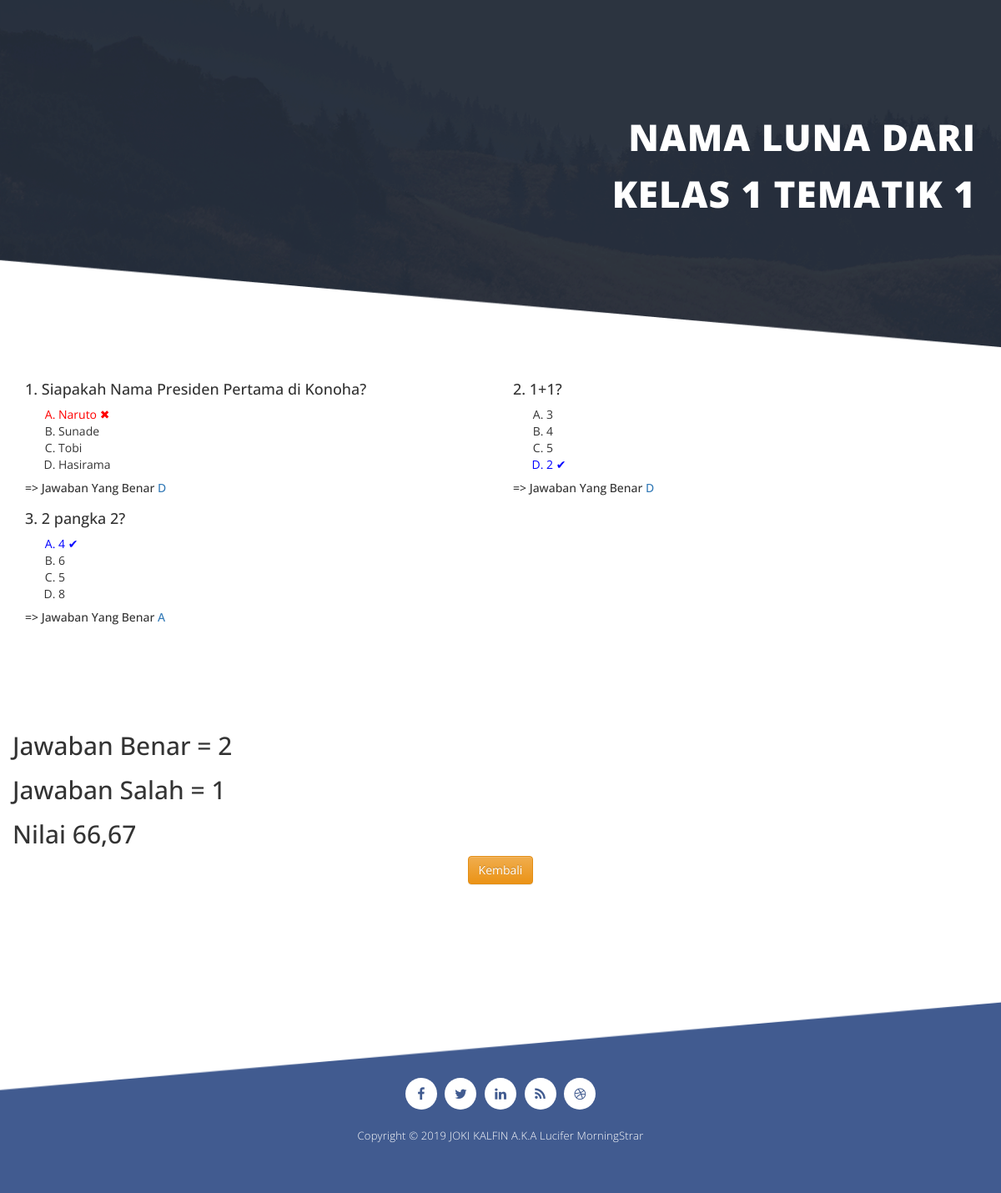
The page /lihatdetailnilai.php?kelas=1&tematik=1&id_nilai=3454 on the database its author committed.
### tables this page shows
CREATE TABLE `tb_soalkelas` (
  `id_soal` int(10) NOT NULL,
  `kelas` int(1) NOT NULL,
  `tematik` int(1) NOT NULL,
  `pertanyaan` text NOT NULL,
  `a` varchar(100) NOT NULL,
  `b` varchar(100) NOT NULL,
  `c` varchar(100) NOT NULL,
  `d` varchar(100) NOT NULL,
  `jawaban` text NOT NULL
);

### lihatdetailnilai.php (the view, shortened to what this page needs)
<!doctype html>
 <html class="no-js" lang="">
    <head>
        <link rel="stylesheet" href="css/bootstrap.min.css">
        <link rel="stylesheet" href="css/bootstrap-theme.min.css">
        <link rel="stylesheet" href="css/fontAwesome.css">
        <link rel="stylesheet" href="css/tooplate-style.css">
    </head>
    <body>
<?php
  $tematik = $_GET['tematik'];
  $kelas = $_GET['kelas'];
  $id_nilai = $_GET['id_nilai'];
  include "koneksi.php";
?>
    <section class="first-gallery-section">
          <div class="container">
            <div class="row">
              <div class="col-md-12">
                <div class="text-content">
                  <h2>Nama Luna dari </h2>
                <h2>Kelas <?=$kelas?> Tematik <?=$tematik?></h2>
                </div>
              </div>
            </div>
          </div>
        </section>
        <?php
          $jawaban_siswa = 0;
          $data_nilai = mysqli_query($koneksi,"SELECT * FROM tb_nilai_siswa where id_nilai = ".$id_nilai."");
          foreach($data_nilai as $d_n){
          $jawaban_siswa = (array)json_decode($d_n['jawaban_siswa']);
          }
         ?>
        <?php
        $data_kelas = mysqli_query($koneksi,"SELECT * FROM tb_soalkelas where kelas=".$kelas." && tematik=".$tematik."");
         ?>
        <div class="content-wrapper">
          <form method="POST" action="simpan_jawaban.php" enctype="multipart/form-data">
          <div class="container">
          <div class="row" >
              <?php
              $no = 0;
              foreach($data_kelas as $lokasi => $d_k){ $no++;
                $jawaban = $jawaban_siswa[$d_k['id_soal']];
                ?>
              <div class="col-md-6 text-left">
                <h4><?=$no?>. <?=$d_k['pertanyaan']?></h4>
                    <ol type='A'>
                      <?php if($jawaban == 'a' && $d_k['jawaban'] == 'a'){?>
                        <li style="color:blue"> <?=$d_k['a']?> &#10004;</li>
                      <?php }else if($jawaban == 'a' && $d_k['jawaban'] != 'a'){?>
                        <li style="color:red"> <?=$d_k['a']?> &#10006;</li>
                      <?php }else{?>
                        <li> <?=$d_k['a']?></li>
                      <?php }?>
                      <?php if($jawaban == 'b' && $d_k['jawaban'] == 'b'){?>
                        <li style="color:blue"> <?=$d_k['b']?> &#10004;</li>
                      <?php }else if($jawaban == 'b' && $d_k['jawaban'] != 'b'){?>
                        <li style="color:red"> <?=$d_k['b']?> &#10006;</li>
                      <?php }else{?>
                        <li> <?=$d_k['b']?></li>
                      <?php }?>
                      <?php if($jawaban == 'c' && $d_k['jawaban'] == 'c'){?>
                        <li style="color:blue"> <?=$d_k['c']?> &#10004;</li>
                      <?php }else if($jawaban == 'c' && $d_k['jawaban'] != 'c'){?>
                        <li style="color:red"> <?=$d_k['c']?> &#10006;</li>
                      <?php }else{?>
                        <li> <?=$d_k['c']?></li>
                      <?php }?>
                      <?php if($jawaban == 'd' && $d_k['jawaban'] == 'd'){?>
                        <li style="color:blue"> <?=$d_k['d']?> &#10004;</li>
                      <?php }else if($jawaban == 'd' && $d_k['jawaban'] != 'd'){?>
                        <li style="color:red"> <?=$d_k['d']?> &#10006;</li>
                      <?php }else{?>
                        <li> <?=$d_k['d']?></li>
                      <?php }?>
                    </ol>
                    <h5> => Jawaban Yang Benar <a style="text-transform: uppercase;"><?=$d_k['jawaban']?></a></h5>
              </div>
            <?php } ?>
          </div>
        </div>
      </form>
        </div>
        <?php
          $data_nilai = mysqli_query($koneksi,"SELECT * FROM tb_nilai_siswa where kelas=".$kelas." && tematik=".$tematik."");
          $data_soal = mysqli_query($koneksi,"SELECT * FROM tb_soalkelas where kelas=".$kelas." && tematik=".$tematik."");
          foreach($data_nilai as $d_n){
            $benar = 0;
            $salah = 0;
            $jawaban_siswa = (array)json_decode($d_n['jawaban_siswa']);
            foreach ($data_soal as $d_s) {
              if($jawaban_siswa[$d_s['id_soal']] == $d_s['jawaban']){
                $benar++;
              }else{
                $salah++;
              }
            }
            ?>
          <?php
          }
         ?>
        <div class="content-wrapper">
          <div class="container">
          <div class="row text-left" >
            <h2>Jawaban Benar = <?=$benar?></h2>
            <h2>Jawaban Salah = <?=$salah?></h2>
            <?php $total = (100/($benar+$salah))*$benar?>
            <h2>Nilai <?=number_format($total,2,",",".")?></h2>
          </div>
          <a href="nilaisiswa.php?kelas=<?=$kelas?>&tematik=<?=$tematik?>"><button class="btn btn-warning">Kembali</button></a>
        </div>
        </div>
        <footer>
          <div class="container">
            <div class="row">
              <div class="col-md-12">
                <ul>
                  <li><a href="#"><i class="fa fa-facebook"></i></a></li>
                  <li><a href="#"><i class="fa fa-twitter"></i></a></li>
                  <li><a href="#"><i class="fa fa-linkedin"></i></a></li>
                  <li><a href="#"><i class="fa fa-rss"></i></a></li>
                  <li><a href="#"><i class="fa fa-dribbble"></i></a></li>
                </ul>
                <p>Copyright &copy; 2019 JOKI KALFIN  A.K.A  Lucifer MorningStrar</p>
              </div>
            </div>
          </div>
        </footer>
    </body>
</html>

### css/tooplate-style.css (style rules this page uses)
ul { padding: 0; margin: 0; list-style: none; }
body { font-family: 'Open Sans', sans-serif; }
p { font-size: 13px; color: #7a7a7a; line-height: 22px; }
footer { text-align: center; background-image: url(../img/footer-bg.png); background-size: cover; width: 100%; background-repeat: no-repeat; padding: 11% 0px 4% 0px; }
footer ul { padding: 0; margin: 0; list-style: none; }
footer ul li { display: inline-block; margin: 0 3px; }
footer ul li a { font-size: 16px; color: #415b90; display: inline-block; width: 38px; height: 38px; line-height: 38px; text-align: center; background-color: #fff; border-radius: 50%; }
footer p { margin-top: 20px; font-size: 13px; font-weight: 300; letter-spacing: 0.2px; color: #fff; }
footer a { color: #fff; }
.first-gallery-section { background-image: url(../img/heading-bg.png); background-size: cover; width: 100%; background-repeat: no-repeat; padding: 10% 0px 15% 0px; }
.first-gallery-section .text-content { text-align: right; color: #fff; }
.first-gallery-section .text-content h2 { font-size: 44px; text-transform: uppercase; font-weight: 900; letter-spacing: 1px; }
.content-wrapper { margin-bottom: 100px; text-align: center; }
body:after { content: url(../img/close.png) url(../img/loading.gif) url(../img/prev.png) url(../img/next.png); display: none; }

### rows shown on the page
tb_soalkelas: pertanyaan "Siapakah Nama Presiden Pertama di Konoha?", a "Naruto", b "Sunade", c "Tobi", d "Hasirama", jawaban "D"
tb_soalkelas: pertanyaan "1+1?", a "3", b "4", c "5", d "2", jawaban "D"
tb_soalkelas: pertanyaan "2 pangka 2?", a "4", b "6", c "5", d "8", jawaban "A"

### other values the page prints
$kelas "1"
$tematik "1"
$benar "2"
$salah "1"
$total "66,67"
